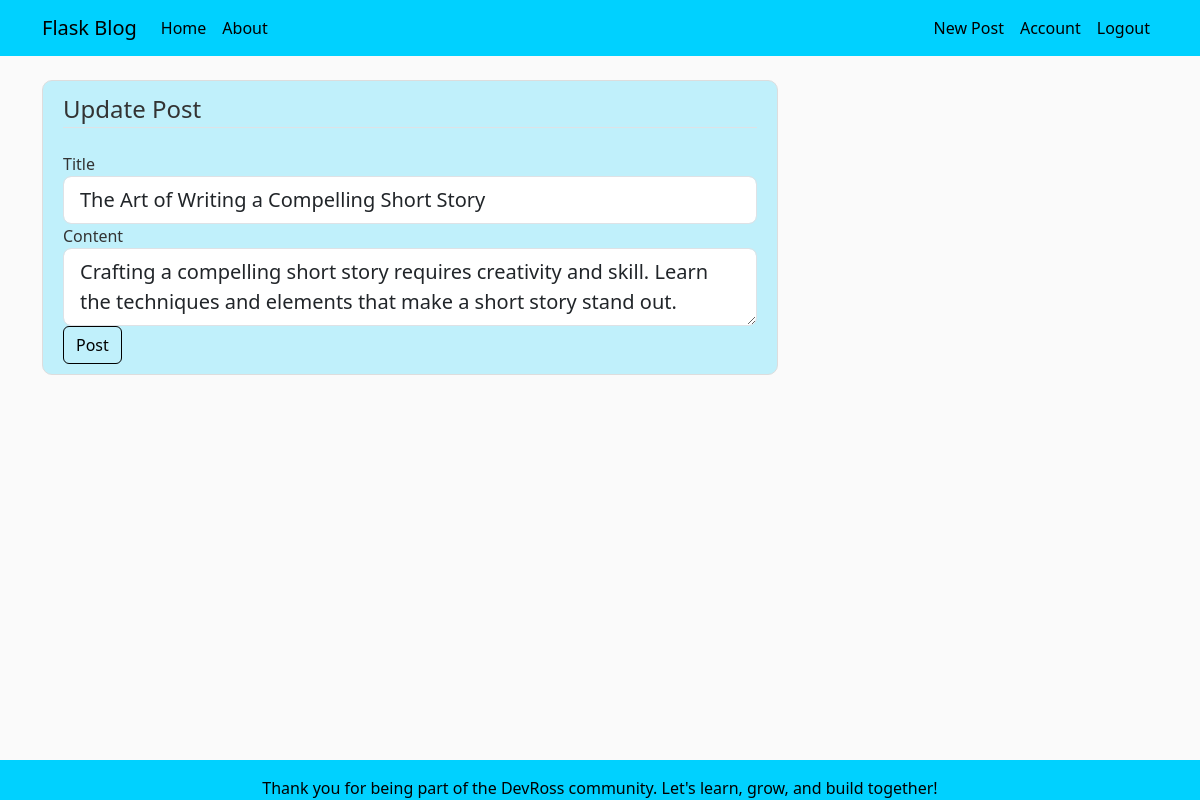
Screenshot of /post/9/update (signed in) with the database file from the repository.
### flaskblog/models.py (models this page shows, shortened)
class Post(db.Model):
    id = db.Column(db.Integer, primary_key=True)
    title = db.Column(db.String(100), nullable=False)
    date_posted = db.Column(db.DateTime, nullable=False, default=datetime.utcnow)
    content = db.Column(db.Text, nullable=False)
    user_id = db.Column(db.Integer, db.ForeignKey('user.id'), nullable=False)

### flaskblog/posts/routes.py (the view)
@posts.route("/post/<int:post_id>/update", methods=['GET', 'POST'])
@login_required
def update_post(post_id):
    post = Post.query.get_or_404(post_id)
    if post.author != current_user:
        abort(403)
    form = PostForm()
    if form.validate_on_submit():
        post.title = form.title.data
        post.content = form.content.data
        db.session.commit()
        flash('Your post has been updated!', 'success')
        return redirect(url_for('posts.post', post_id=post.id))
    elif request.method == 'GET':
        form.title.data = post.title
        form.content.data = post.content
    return render_template('create_post.html', title='Update Post',
                           form=form, legend='Update Post')

### flaskblog/posts/forms.py
class PostForm(FlaskForm):
    title = StringField('Title', validators=[DataRequired()])
    content = TextAreaField('Content', validators=[DataRequired()])
    submit = SubmitField('Post')

### flaskblog/models.py (called while the page is built)
@login_manager.user_loader
def load_user(user_id):
    return User.query.get(int(user_id))

### flaskblog/templates/create_post.html (shortened to what this page needs)
{% extends "layout.html" %}
{% block content %}
<div class="content-section">
    <form method="POST" action="">
        <fieldset class="form-group">
            <legend class="border-bottom mb-4">{{ legend }}</legend>
            <div class="form-group">
                {{ form.title.label(class="form-control-label") }}
                {% if form.title.errors %}
                    {{ form.title(class="form-control form-control-lg is-invalid") }}
                    <div class="invalid-feedback">
                        {% for error in form.title.errors %}
                            <span>{{ error }}</span>
                        {% endfor %}
                    </div>
                {% else %}
                    {{ form.title(class="form-control form-control-lg") }}
                {% endif %}
            </div>
            <div class="form-group">
                {{ form.content.label(class="form-control-label") }}
                {% if form.content.errors %}
                    {{ form.content(class="form-control form-control-lg is-invalid") }}
                    <div class="invalid-feedback">
                        {% for error in form.content.errors %}
                            <span>{{ error }}</span>
                        {% endfor %}
                    </div>
                {% else %}
                    {{ form.content(class="form-control form-control-lg") }}
                {% endif %}
            </div>
        </fieldset>
        <div class="form-group">
            {{ form.submit(class="btn btn-outline-info") }}
        </div>
    </form>
</div>
{% endblock content %}

### flaskblog/static/main.css (style rules this page uses)
body { background: #fafafa; color: #333333; margin-top: 5rem; }
.content-section { background: #00d1ff3b; padding: 10px 20px; border: 1px solid #dddddd; border-radius: 3px; margin-bottom: 20px; }
.content-section { border-radius: 10px; background: #00d1ff3b; }
.btn { color: black !important; border: 1px solid black; }

### rows the page displays
Post: title "The Art of Writing a Compelling Short Story", content "Crafting a compelling short story requires creativity and skill. Learn the techniques and elements that make a short story stand out."

### other values shown
{{ legend }} "Update Post"
